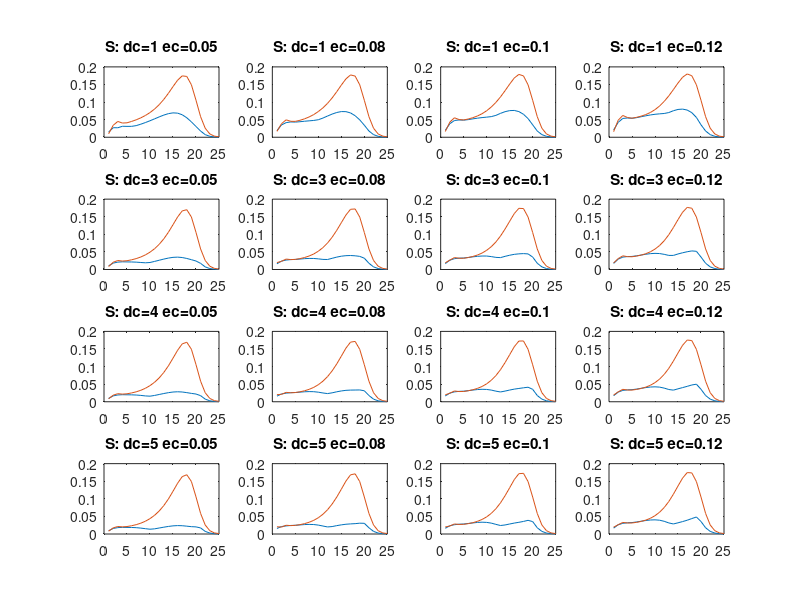
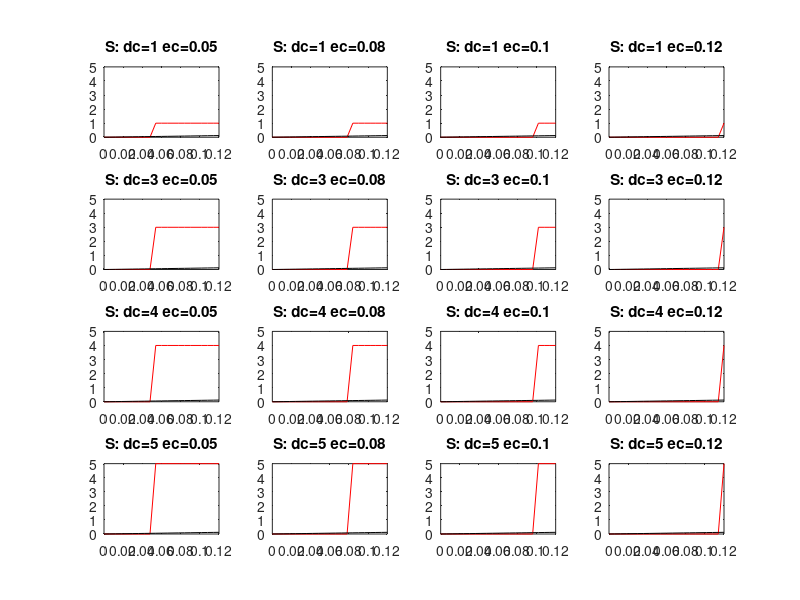

The MATLAB source for these figures, in order:
%2 dimension 5 variables Phase Diagram
%EGF (E), full length Notch (F), Notch signal (S), Delta (D), AS-C (A)
%Step function
%full length Notch degrades by cis-inhibition and trans-activation
dn=0.25;%trans activation
n=1;%full length Notch production
kf=0.1;%full length Notch degradation (spontaneous)
kt=0.1;%full length Notch degradation by trans-activation

kd=1;ae=1;ad=1;
ea=10;de=5;ke=1;ks=1;
dx = 2;dx2=dx * dx;dt=0.01;Tmax = 800;
Xmax=25;Xsteps=1:Xmax;
Emax=0.2; Nmax=0.1;Dmax=0.2;
colorlimit_u=[0 1]; colorlimit_e=[0 Emax]; colorlimit_n=[0 Nmax];colorlimit_d=[0 Dmax];

dci=[1 3 4 5];%cis inhibition
ecj=[0.05 0.08 0.10 0.12];%threshold
Imax=size(dci,2);Jmax=size(ecj,2);Count=1;
figure('Position',[2000 500 1000 1000]);colormap jet;

for I=1:Imax%dc
    dc=dci(I);
    E= zeros(Xmax,Xmax,Imax,Jmax);
    F= ones(Xmax,Xmax,Imax,Jmax);%full length Notch
    S= zeros(Xmax,Xmax,Imax,Jmax);%SuH activity
    D= zeros(Xmax,Xmax,Imax,Jmax);
    A= zeros(Xmax,Xmax,Imax,Jmax);
    A(:,1,:,:)=0.90*ones(Xmax,1,Imax,Jmax);
    A(:,2,:,:)=0.31*ones(Xmax,1,Imax,Jmax);
    A(:,3,:,:)=0.02*ones(Xmax,1,Imax,Jmax);
    E(:,1,:,:)=0.054*ones(Xmax,1,Imax,Jmax);
    E(:,2,:,:)=0.021*ones(Xmax,1,Imax,Jmax);
    E(:,3,:,:)=0.0016*ones(Xmax,1,Imax,Jmax); 
    D(:,1,:,:)=0.062*ones(Xmax,1,Imax,Jmax);
    D(:,2,:,:)=0.021*ones(Xmax,1,Imax,Jmax);
    D(:,3,:,:)=0.0013*ones(Xmax,1,Imax,Jmax);
    
    for J=1:Jmax%ec Parfor
        ec=ecj(J);
        for T=1: Tmax-1
            Etemp=E(:,:,I,J);Ftemp=F(:,:,I,J);Stemp=S(:,:,I,J);Dtemp=D(:,:,I,J);Atemp=A(:,:,I,J);
            ESH= zeros(Xmax,Xmax);SigmaD= zeros(Xmax,Xmax);DeltaE= zeros(Xmax,Xmax);
            Eright=zeros(Xmax,Xmax);Eleft=zeros(Xmax,Xmax);Etop=zeros(Xmax,Xmax);Ebottom=zeros(Xmax,Xmax);
            Eright(:,Xmax)=Etemp(:,Xmax);Eright(:,1:Xmax-1)=Etemp(:,2:Xmax);
            Eleft(:,1)=Etemp(:,1);Eleft(:,2:Xmax)=Etemp(:,1:Xmax-1);
            Etop(Xmax,:)=Etemp(Xmax,:);Etop(1:Xmax-1,:)=Etemp(2:Xmax,:);
            Ebottom(1,:)=Etemp(1,:);Ebottom(2:Xmax,:)=Etemp(1:Xmax-1,:);
            DeltaE=(Eright+Eleft+Etop+Ebottom-4*Etemp)/dx2;
            E(:,:,I,J)= Etemp + dt*( ae*Atemp.*(1-Atemp) - ke*Etemp +de*DeltaE);
            D(:,:,I,J)= Dtemp + dt*( ad*Atemp.*(1-Atemp) - kd*Dtemp );    
            
            Dright=zeros(Xmax,Xmax);Dright(:,1:Xmax-1)=Dtemp(:,2:Xmax);
            Dleft=zeros(Xmax,Xmax);Dleft(:,2:Xmax)=Dtemp(:,1:Xmax-1);
            Dtop=zeros(Xmax,Xmax);Dtop(1:Xmax-1,:)=Dtemp(2:Xmax,:);
            Dbottom=zeros(Xmax,Xmax);Dbottom(2:Xmax,:)=Dtemp(1:Xmax-1,:);
            SigmaD=Dright+Dleft+Dtop+Dbottom;
            S(:,:,I,J)= Stemp + dt*( dn* SigmaD.*Ftemp  -ks*Stemp); 
            F(:,:,I,J)= Ftemp + dt*( n*(1-Ftemp) - dc*(Dtemp>=ec).*Ftemp-kf*Ftemp -kt*SigmaD.*Ftemp );
            ESH=E(:,:,I,J)-S(:,:,I,J);ESH=ESH.*(ESH>0);
            A(:,:,I,J)=Atemp +dt*ea*ESH.*(1-Atemp );
        end    
    end
    for J=1:Jmax
        subplot(Imax,Jmax,Count);plot(1:Xmax,S(13,:,I,J),1:Xmax,D(13,:,I,J));%ylim=[0 Nmax];
        title(['S: dc=', num2str(dci(I)),' ec=', num2str(ecj(J))]);
        Count=Count+1;
    end
end

figure('Position',[2000 400 1000 1000]);
Xmax=0.12;X=0:Xmax/20:Xmax;Count=1;
for I=1:Imax%dc
    dc=dci(I);
    for J=1:Jmax%ec
        ec=ecj(J);       
        subplot(Imax,Jmax,Count);
        plot(X,dc*(X>=ec),'r',X,4*dn*X,'k');xlim([0 Xmax]);ylim([0 max(dci)]);
        title(['S: dc=', num2str(dc),' ec=', num2str(ec)]);
        Count=Count+1;
    end
end